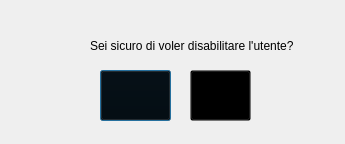
<?xml version="1.0" encoding="UTF-8"?>
<ui version="4.0">
 <class>Dialog</class>
 <widget class="QDialog" name="Dialog">
  <property name="geometry">
   <rect>
    <x>0</x>
    <y>0</y>
    <width>345</width>
    <height>144</height>
   </rect>
  </property>
  <property name="windowTitle">
   <string>Dialog</string>
  </property>
  <widget class="QLabel" name="label">
   <property name="geometry">
    <rect>
     <x>90</x>
     <y>30</y>
     <width>231</width>
     <height>31</height>
    </rect>
   </property>
   <property name="text">
    <string>Sei sicuro di voler disabilitare l'utente?</string>
   </property>
  </widget>
  <widget class="QLabel" name="label_2">
   <property name="geometry">
    <rect>
     <x>20</x>
     <y>20</y>
     <width>51</width>
     <height>51</height>
    </rect>
   </property>
   <property name="text">
    <string/>
   </property>
   <property name="textFormat">
    <enum>Qt::RichText</enum>
   </property>
   <property name="pixmap">
    <pixmap>Icona Warning.png</pixmap>
   </property>
   <property name="scaledContents">
    <bool>true</bool>
   </property>
  </widget>
  <widget class="QPushButton" name="confirmButton">
   <property name="geometry">
    <rect>
     <x>100</x>
     <y>70</y>
     <width>71</width>
     <height>51</height>
    </rect>
   </property>
   <property name="styleSheet">
    <string notr="true">background-color:transparent;</string>
   </property>
   <property name="text">
    <string/>
   </property>
   <property name="icon">
    <iconset>
     <normaloff>Icona Ok.png</normaloff>Icona Ok.png</iconset>
   </property>
   <property name="iconSize">
    <size>
     <width>40</width>
     <height>40</height>
    </size>
   </property>
  </widget>
  <widget class="QPushButton" name="cancelButton">
   <property name="geometry">
    <rect>
     <x>190</x>
     <y>70</y>
     <width>61</width>
     <height>51</height>
    </rect>
   </property>
   <property name="styleSheet">
    <string notr="true">background-color:transparent;</string>
   </property>
   <property name="text">
    <string/>
   </property>
   <property name="icon">
    <iconset>
     <normaloff>cancel.png</normaloff>cancel.png</iconset>
   </property>
   <property name="iconSize">
    <size>
     <width>30</width>
     <height>30</height>
    </size>
   </property>
  </widget>
 </widget>
 <resources/>
 <connections/>
</ui>
